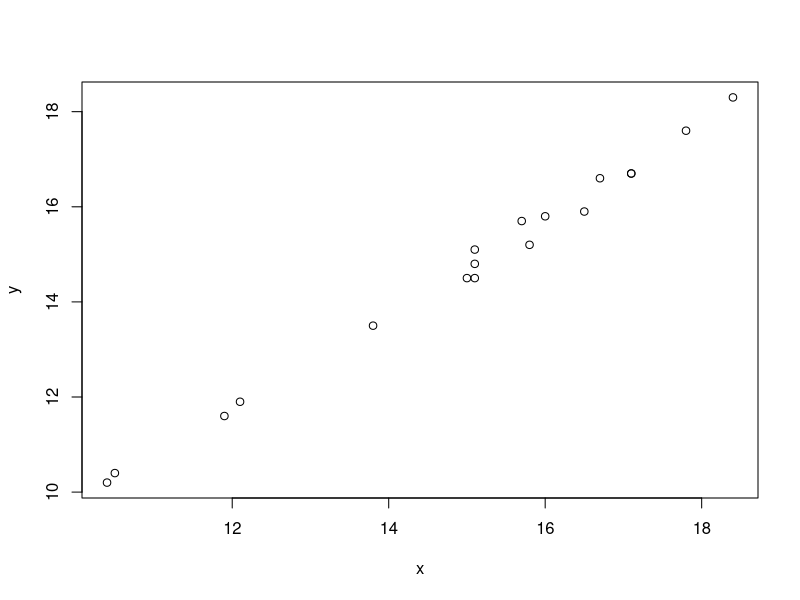
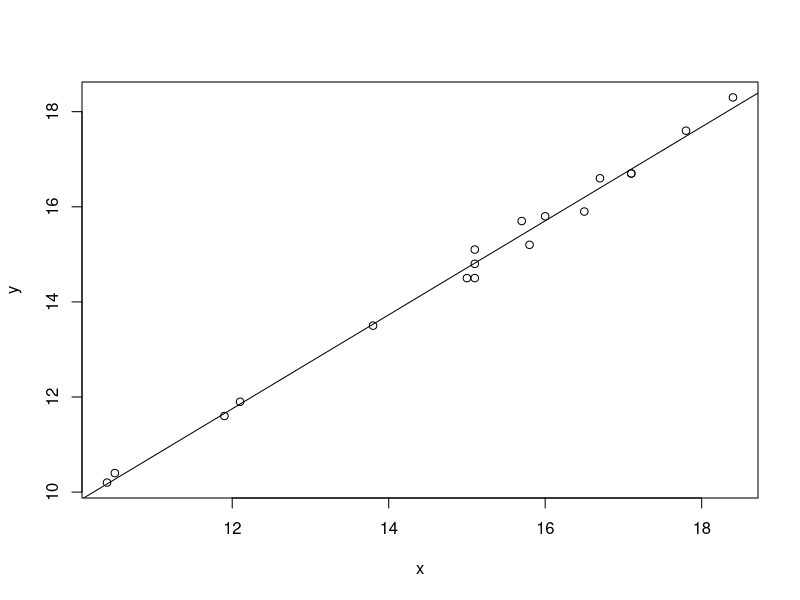

R code for these plots, in order:
## ---- chunk 1
Sys.setlocale("LC_ALL", locale = "en_US.UTF-8")
setwd("~/Project/RegressionAnalysis")
## ---- chunk 2
# loading data
x <- c(17.1, 10.5, 13.8, 15.7, 11.9, 10.4,
       15.0, 16.0, 17.8, 15.8, 15.1, 12.1,
       18.4, 17.1, 16.7, 16.5, 15.1, 15.1)

y <- c(16.7, 10.4, 13.5, 15.7, 11.6, 10.2,
       14.5, 15.8, 17.6, 15.2, 14.8, 11.9, 
       18.3, 16.7, 16.6, 15.9, 15.1, 14.5)

data <- data.frame(y, x)
## ---- chunk 3
# 散点图
plot(y~x, data = data)
## ---- chunk 4
# 线性回归
lm.sol <- lm(y~x, data = data)
summary(lm.sol)
lm.sol$coefficients
## ---- chunk 5
plot(y~x, data = data)
abline(lm.sol)
## ---- chunk 6
newdata <- data.frame(x = c(15.3))
y_pred <- predict(lm.sol, newdata = newdata)
print('the prediction of x0 = 15.3 is:')
print(y_pred[1])
